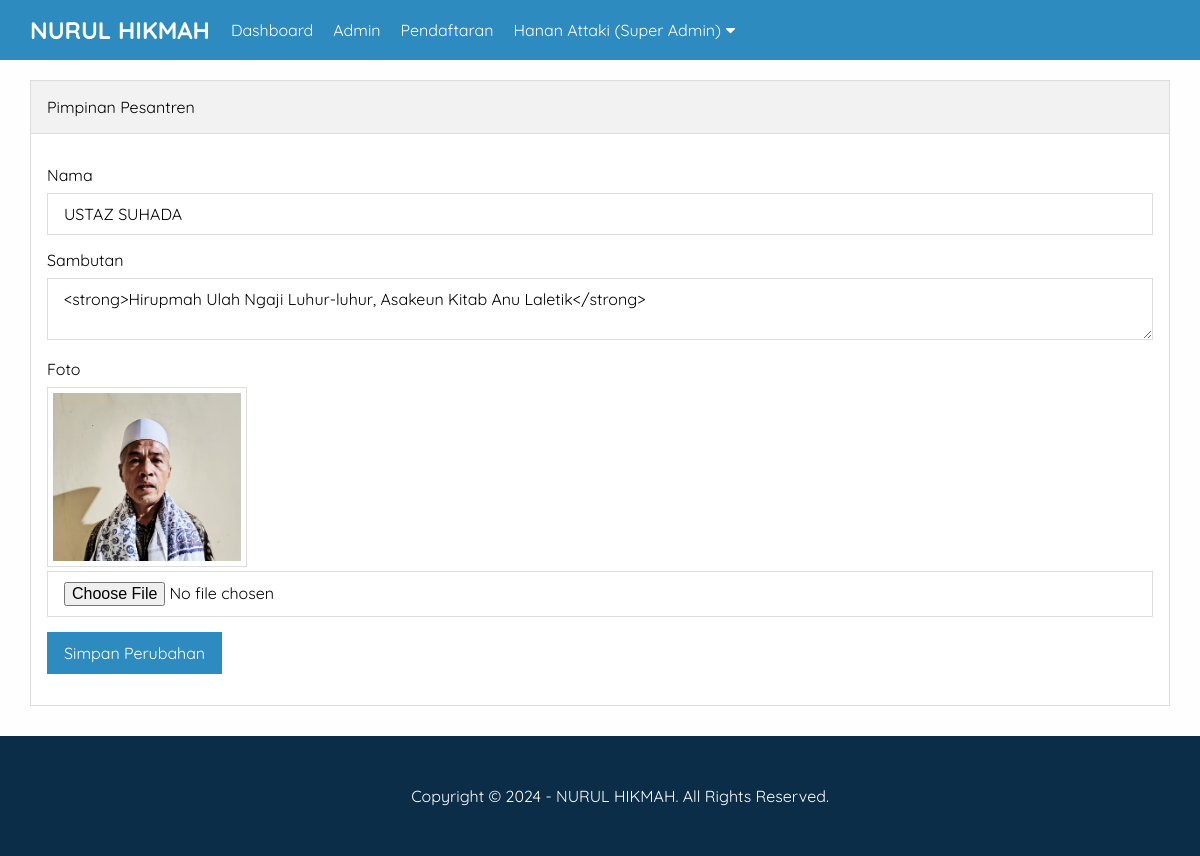
Page /admin/pimpinan-pesantren.php (signed in) on the committed database.
### tables this page shows
CREATE TABLE `pengaturan` (
  `id` int(11) NOT NULL,
  `nama` varchar(50) NOT NULL,
  `email` varchar(50) NOT NULL,
  `telepon` varchar(20) NOT NULL,
  `alamat` text NOT NULL,
  `logo` varchar(50) NOT NULL,
  `favicon` varchar(50) NOT NULL,
  `tentang_pesantren` text NOT NULL,
  `foto_pesantren` varchar(50) NOT NULL,
  `google_maps` text NOT NULL,
  `nama_pimpinan` varchar(50) NOT NULL,
  `foto_pimpinan` varchar(50) NOT NULL,
  `sambutan_pimpinan` text NOT NULL,
  `created_at` timestamp NOT NULL DEFAULT current_timestamp(),
  `updated_at` datetime DEFAULT NULL
);

### admin/pimpinan-pesantren.php (the view, shortened to what this page needs)
<?php include 'header.php' ?>
<div class="content">
    <div class="container">
        <div class="box">
            <div class="box-header">
                Pimpinan Pesantren
            </div>
            <div class="box-body">
                <form action="" method="POST" enctype="multipart/form-data">
                    <div class="form-group">
                        <label>Nama</label>
                        <input type="text" name="nama" class="input-control" placeholder="Nama Pimpinan Pesantren"
                            value="<?= $d->nama_pimpinan ?>" required>
                    </div>
                    <div class="form-group">
                        <label>Sambutan</label>
                        <textarea name="sambutan" class="input-control" placeholder="Sambutan Pimpinan Pesantren"
                            id="keterangan"><?= $d->sambutan_pimpinan ?></textarea>
                    </div>
                    <div class="form-group">
                        <label>Foto</label>
                        <img src="../uploads/identitas/<?= $d->foto_pimpinan ?>" width="200px" class="image">
                        <input type="file" name="foto_baru" class="input-control">
                    </div>
                    <input type="submit" name="submit" value="Simpan Perubahan" class="btn btn-blue">
                </form>
            </div>
        </div>
    </div>
</div>
<?php include 'footer.php' ?>

### admin/header.php (shortened to what this page needs)
<?php
include '../koneksi.php';
$identitas = mysqli_query($conn, "SELECT * FROM pengaturan ORDER BY id DESC LIMIT 1");
$d = mysqli_fetch_object($identitas);
?>
<!DOCTYPE html>
<html>
<head>
    <link rel="stylesheet" type="text/css" href="../assets/css/admin.css">
    <link rel="stylesheet" href="https://cdnjs.cloudflare.com/ajax/libs/font-awesome/5.15.3/css/all.min.css"
 />
</head>
<body class="bg-light">
    <div class="navbar">
        <div class="container">
            <h2 class="nav-brand float-left"><a href="index.php"><?= $d->nama ?></a></h2>
            <ul class="nav-menu float-left">
                <li><a href="index.php">Dashboard</a></li>
                <?php if ($_SESSION['ulevel'] == 'Super Admin') { ?>
                <li><a href="admin.php">Admin</a></li>
                <li><a href="pendaftaran.php">Pendaftaran</a></li>
                <?php } ?>
                <li>
                    <a href="#"><?= $_SESSION['uname'] ?> (<?= $_SESSION['ulevel'] ?>) <i
                            class="fa fa-caret-down"></i></a>
                </li>
            </ul>
        </div>
    </div>

### admin/footer.php
<footer>
    <div class="container text-center">
        <p>Copyright &copy; <?= date('Y') ?> - <?= $d->nama ?>. All Rights Reserved.</p>
    </div>
</footer>
</body>
</html>

### assets/css/admin.css (style rules this page uses)
* { margin:0; padding:0; font-family: 'Quicksand', sans-serif; box-sizing: border-box; }
a { text-decoration: none; }
.float-left { float:left; }
.container { width: 1140px; margin:0 auto; }
.container::after { content: ""; display: block; clear: both; }
.bg-light { background-color: #fefefe; }
.box { border:1px solid #ddd; background-color: #fff; }
.box-header { padding:16px; border-bottom:1px solid #ddd; background-color: #f2f2f2; }
.box-body { padding:16px; }
form { margin:15px 0; }
.form-group { margin-bottom: 15px; }
.form-group label { display: block; margin-bottom: 8px; }
.form-group .input-control { padding:10px 16px; width: 100%; font-size: 16px; border:1px solid #ddd; }
.btn { border:1px solid #ddd; padding:10px 16px; font-size: 16px; }
.btn-blue { background-color: #2E8BC0; color: #fff; border:1px solid #2E8BC0; }
.text-center { text-align: center !important; }
.navbar { height: 60px; width: 100%; background-color: #2E8BC0; position: fixed; top: 0; z-index: 1000; }
.navbar a { color: #fff; }
.nav-brand { display: inline-block; padding:15px 0; margin-right: 16px; }
.nav-menu { display: flex; list-style: none; margin-left: auto; gap: 10px; }
.nav-menu li a { padding: 20px 5px; display: inline-block; }
.content { padding:80px 0 30px 0; }
.image { border:1px solid #ddd; padding:5px; }
footer { padding:50px; background-color: #0C2D48; color: #fff; }

### rows in the picture
pengaturan: nama "NURUL HIKMAH", nama "USTAZ SUHADA", sambutan "<strong>Hirupmah Ulah Ngaji Luhur-luhur, Asakeun Kitab Anu Laletik</strong>", foto_pimpinan (picture)

### other values in the picture
$_SESSION['uname'] "Hanan Attaki"
$_SESSION['ulevel'] "Super Admin"
